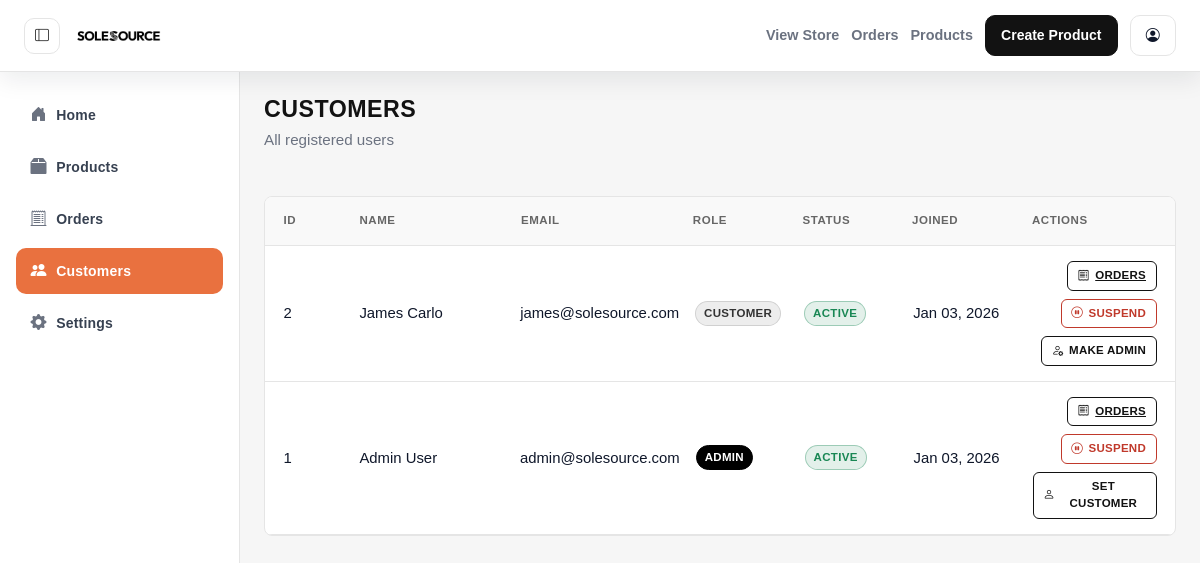
The page /admin/users.php (signed in) on the database its author committed.
### tables this page shows
CREATE TABLE `users` (
  `id` int(11) NOT NULL,
  `full_name` varchar(255) NOT NULL,
  `email` varchar(255) NOT NULL,
  `password` varchar(255) NOT NULL,
  `role` enum('admin','customer') NOT NULL DEFAULT 'customer',
  `birthdate` date DEFAULT NULL,
  `gender` varchar(50) DEFAULT NULL,
  `is_active` tinyint(1) NOT NULL DEFAULT 1,
  `created_at` timestamp NOT NULL DEFAULT current_timestamp()
);

### admin/users.php (the view, shortened to what this page needs)
<?php
require_once '../includes/connect.php';
$users = [];
$stmt = $conn->prepare("SELECT id, full_name, email, role, is_active, created_at FROM users ORDER BY created_at DESC");
if ($stmt) {
    $stmt->execute();
    $res = $stmt->get_result();
    while ($row = $res->fetch_assoc()) {
        $row['created_formatted'] = $row['created_at'] ? date('M d, Y', strtotime($row['created_at'])) : '';
        $users[] = $row;
    }
}
?>
<!DOCTYPE html>
<html lang="en">
<head>
    <link href="https://cdn.jsdelivr.net/npm/bootstrap@5.3.3/dist/css/bootstrap.min.css" rel="stylesheet">
    <link rel="stylesheet" href="https://cdn.jsdelivr.net/npm/bootstrap-icons@1.11.3/font/bootstrap-icons.css">
    <link rel="stylesheet" href="../assets/css/variables.css">
    <link rel="stylesheet" href="assets/css/admin.css">
</head>
<body>
    <?php include 'includes/topbar.php'; ?>
    <div class="admin-container">
        <?php include 'includes/sidebar.php'; ?>
        <main class="admin-content">
            <div class="admin-header">
                <div>
                    <h1 class="admin-page-title">Customers</h1>
                    <p class="admin-page-subtitle">All registered users</p>
                </div>
            </div>
            <div class="products-table-container">
                <div class="user-table-row user-table-header">
                    <div>ID</div>
                    <div>Name</div>
                    <div>Email</div>
                    <div>Role</div>
                    <div>Status</div>
                    <div>Joined</div>
                    <div>Actions</div>
                </div>
                <?php foreach ($users as $user): ?>
                    <?php
                        $isAdmin = strtolower($user['role'] ?? '') === 'admin';
                        $isActive = (int) ($user['is_active'] ?? 0) === 1;
                        $toggleActiveLabel = $isActive ? 'Suspend' : 'Activate';
                        $toggleActiveClass = $isActive ? 'danger' : 'success';
                        $roleLabel = $isAdmin ? 'Set Customer' : 'Make Admin';
                    ?>
                    <div class="user-table-row">
                        <div data-label="ID"><?php echo (int) $user['id']; ?></div>
                        <div data-label="Name"><?php echo htmlspecialchars($user['full_name']); ?></div>
                        <div data-label="Email"><?php echo htmlspecialchars($user['email']); ?></div>
                        <div data-label="Role">
                            <?php $role = strtolower($user['role'] ?? 'customer'); ?>
                            <span class="pill pill-sm <?php echo $role === 'admin' ? 'pill-dark' : 'pill-neutral'; ?>"><?php echo htmlspecialchars(strtoupper($user['role'])); ?></span>
                        </div>
                        <div data-label="Status">
                            <?php $active = (int) ($user['is_active'] ?? 0) === 1; ?>
                            <span class="pill pill-sm <?php echo $active ? 'pill-active' : 'pill-inactive'; ?>"><?php echo $active ? 'Active' : 'Inactive'; ?></span>
                        </div>
                        <div data-label="Joined"><?php echo htmlspecialchars($user['created_formatted']); ?></div>
                        <div data-label="Actions">
                            <div class="user-actions">
                                <a class="admin-action-btn sm" href="orders.php?user=<?php echo urlencode($user['id']); ?>">
                                    <i class="bi bi-receipt"></i>
                                    <span>Orders</span>
                                </a>
                                <form method="post" class="d-inline">
                                    <button type="submit" class="admin-action-btn sm <?php echo $toggleActiveClass; ?>" data-confirm="<?php echo $isActive ? 'Suspend this user?' : 'Activate this user?'; ?>">
                                        <i class="bi <?php echo $isActive ? 'bi-pause-circle' : 'bi-play-circle'; ?>"></i>
                                        <span><?php echo $toggleActiveLabel; ?></span>
                                    </button>
                                </form>
                                <form method="post" class="d-inline">
                                    <button type="submit" class="admin-action-btn sm" data-confirm="<?php echo $isAdmin ? 'Set this admin back to customer?' : 'Promote this user to admin?'; ?>">
                                        <i class="bi <?php echo $isAdmin ? 'bi-person' : 'bi-person-gear'; ?>"></i>
                                        <span><?php echo $roleLabel; ?></span>
                                    </button>
                                </form>
                            </div>
                        </div>
                    </div>
                <?php endforeach; ?>
            </div>
        </main>
    </div>
</body>
</html>

### assets/css/variables.css (style rules this page uses)
:root { --brand-black: #121212; --brand-dark-gray: #333333; --brand-orange: #E9713F; --brand-white: #FFFFFF; --brand-background: #F8F9FA; --brand-font: 'Outfit', sans-serif; --text-active: #FFFFFF; --text-inactive: #B0B0B0; --text-active-inverse: #121212; }

### admin/assets/css/admin.css (style rules this page uses)
:root { --admin-bg: #f6f6f6; --admin-sidebar-width: 240px; --admin-header-height: 72px; --admin-surface: #ffffff; --admin-border: #e5e5e5; --admin-muted: #6b7280; --admin-text: #0f172a; }
body { font-family: var(--brand-font, 'Outfit', sans-serif); background: var(--admin-bg); color: var(--admin-text); margin: 0; padding: 0; font-size: 14px; }
.admin-container { display: flex; min-height: 100vh; transition: margin-left 0.3s ease; }
.admin-content { flex: 1; margin-left: var(--admin-sidebar-width); padding: 1.5rem 1.5rem 2.25rem; margin-top: var(--admin-header-height); transition: margin-left 0.3s ease; background: var(--admin-bg); }
.admin-header { margin-bottom: 1.75rem; display: flex; justify-content: space-between; align-items: center; }
.admin-page-title { font-size: 1.45rem; font-weight: 700; text-transform: uppercase; color: var(--brand-black, #000); letter-spacing: 0.5px; margin: 0; }
.admin-page-subtitle { color: var(--admin-muted); font-size: 0.95rem; margin-top: 0.35rem; }
.table-container, .orders-list, .products-table-container, .orders-table-container { background: #fff; border: 1px solid #e5e5e5; border-radius: 8px; overflow: hidden; }
.admin-action-btn { display: inline-flex; align-items: center; justify-content: center; gap: 0.35rem; padding: 0.4rem 0.7rem; border-radius: 6px; font-weight: 700; font-size: 0.78rem; text-transform: uppercase; letter-spacing: 0.4px; border: 1px solid var(--brand-black, #000); color: var(--brand-black, #000); background: #fff; transition: all 0.2s ease; }
.admin-action-btn.danger { border-color: #c0392b; color: #c0392b; }
.user-table-row { display: grid; grid-template-columns: 60px 1.4fr 1.5fr 0.9fr 0.9fr 1fr 1.2fr; gap: 1rem; padding: 0.95rem 1.15rem; border-bottom: 1px solid #e5e5e5; align-items: center; transition: background-color 0.2s ease; font-size: 0.93rem; }
.user-table-header { background: #f9f9f9; font-weight: 700; text-transform: uppercase; font-size: 0.72rem; color: #666; letter-spacing: 0.05em; }
.user-actions { display: flex; justify-content: flex-end; gap: 0.5rem; flex-wrap: wrap; }
.admin-action-btn.sm { padding: 0.32rem 0.6rem; font-size: 0.72rem; letter-spacing: 0.25px; }
.pill { display: inline-flex; align-items: center; justify-content: center; gap: 0.25rem; padding: 0.2rem 0.5rem; border-radius: 999px; font-weight: 700; font-size: 0.75rem; letter-spacing: 0.3px; text-transform: uppercase; border: 1px solid transparent; }
.pill-sm { font-size: 0.72rem; padding: 0.18rem 0.5rem; }
.pill-active { background: rgba(25, 135, 84, 0.12); color: #198754; border-color: rgba(25, 135, 84, 0.35); }
.pill-dark { background: #000; color: #fff; border-color: #000; }
.pill-neutral { background: rgba(0,0,0,0.07); color: #333; border-color: rgba(0,0,0,0.12); }

### rows shown on the page
users: id "2", full_name "James Carlo", email "james@solesource.com", role "CUSTOMER", shows "ACTIVE", created_formatted "Jan 03, 2026", is_active "SUSPEND", role "MAKE ADMIN"
users: id "1", full_name "Admin User", email "admin@solesource.com", role "ADMIN", shows "ACTIVE", created_formatted "Jan 03, 2026", is_active "SUSPEND", role "SET CUSTOMER"
